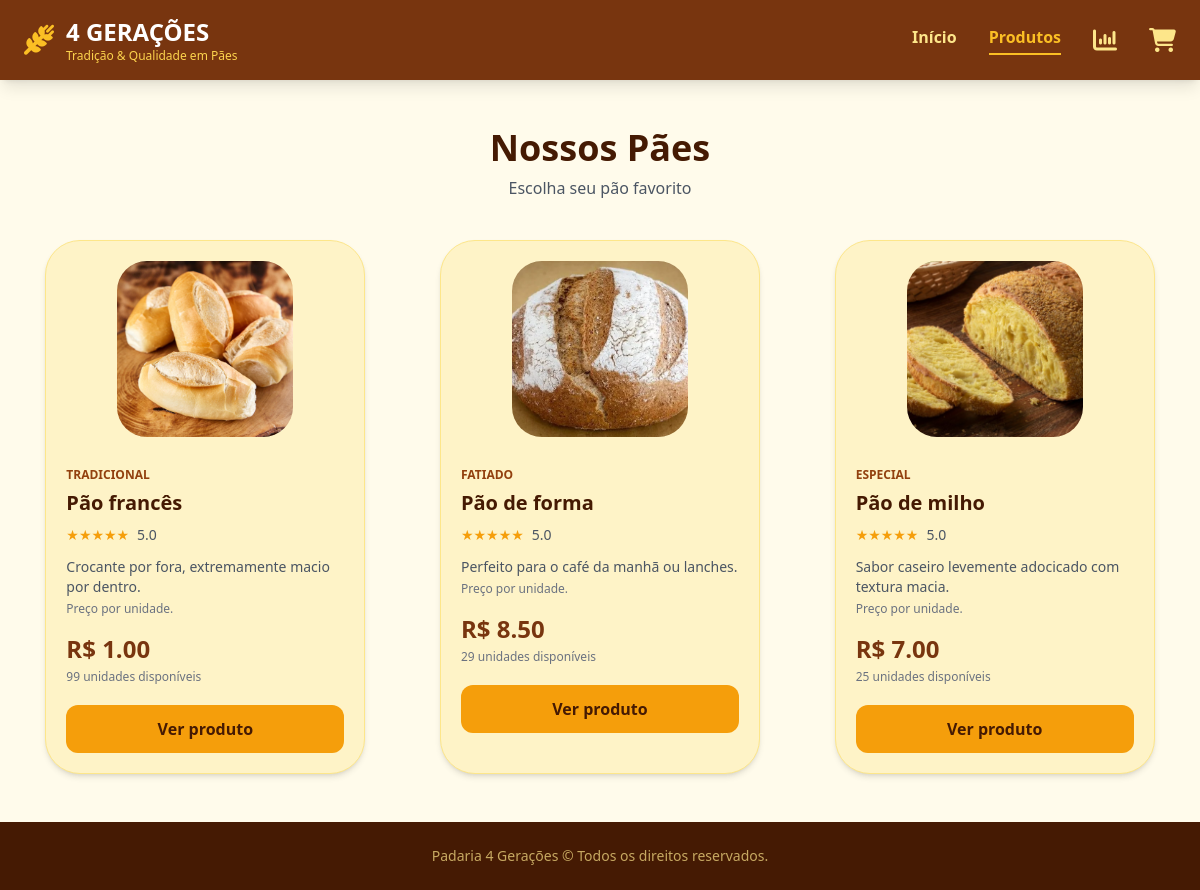
/produtos, run on the app's committed database.
### tables this page shows
CREATE TABLE produtos (
    id INTEGER PRIMARY KEY AUTOINCREMENT,
    nome TEXT NOT NULL,
    preco REAL NOT NULL,
    quantidade INTEGER NOT NULL,
    descricao TEXT,
    categoria TEXT,
    imagem TEXT
, avaliacao REAL DEFAULT 5.0);

### app.py (the view)
@app.route("/produtos")
def produtos():
    conexao = conectar_banco()
    produtos = conexao.execute(
        "SELECT * FROM produtos"
    ).fetchall()
    conexao.close()
    return render_template(
        "produtos.html",
        produtos=produtos
    )

### app.py (called while the page is built)
def conectar_banco():
    conexao = sqlite3.connect("padaria.db")
    conexao.row_factory = sqlite3.Row
    return conexao

### templates/produtos.html (shortened to what this page needs)
<!DOCTYPE html>
<html lang="pt-BR">
<head>
    <script src="https://cdn.tailwindcss.com"></script>
    <link rel="stylesheet"
          href="https://cdnjs.cloudflare.com/ajax/libs/font-awesome/6.4.0/css/all.min.css">
</head>
<body class="bg-amber-50 min-h-screen text-gray-800 flex flex-col">
    <header class="bg-amber-900 text-amber-100 shadow-lg">
        <div class="max-w-7xl mx-auto px-6 py-4 flex justify-between items-center">
            <div class="flex items-center space-x-3">
                <i class="fa-solid fa-wheat-awn text-3xl text-amber-400"></i>
                <div>
                    <h1 class="text-2xl font-extrabold text-white">
                        4 GERAÇÕES
                    </h1>
                    <p class="text-xs text-amber-300">
                        Tradição & Qualidade em Pães
                    </p>
                </div>
            </div>
            <div class="flex items-center gap-8">
                <nav class="hidden md:flex space-x-8 font-semibold">
                    <a href="/"
                       class="text-amber-200 hover:text-white transition">
                        Início
                    </a>
                    <a href="/produtos"
                       class="text-amber-400 border-b-2 border-amber-400 pb-1">
                        Produtos
                    </a>
                </nav>
                <a href="/relatorios"
                   class="text-amber-200 hover:text-amber-400 transition text-2xl"
                   title="Relatórios">
                    <i class="fa-solid fa-chart-column"></i>
                </a>
                <a href="/carrinho"
                   class="text-amber-200 hover:text-amber-400 transition text-2xl"
                   title="Carrinho">
                    <i class="fa-solid fa-cart-shopping"></i>
                </a>
            </div>
        </div>
    </header>
    <main class="max-w-7xl mx-auto px-6 py-12 w-full">
        <div class="text-center mb-10">
            <h2 class="text-4xl font-extrabold text-amber-950">
                Nossos Pães
            </h2>
            <p class="text-gray-600 mt-2">
                Escolha seu pão favorito
            </p>
        </div>
        <div class="grid grid-cols-1 sm:grid-cols-2 lg:grid-cols-3 gap-8 justify-items-center">
            {% for produto in produtos %}
            <a href="/produto/{{ produto['id'] }}"
               class="w-full max-w-xs bg-amber-100 rounded-[35px] p-5 shadow-md border border-amber-200 hover:shadow-xl hover:-translate-y-1 transition duration-300">
                <div class="flex justify-center">
                    {% if produto['id'] == 1 %}
                    <img src="{{ url_for('static', filename='pao-frances.jpg') }}"
                         alt="{{ produto['nome'] }}"
                         class="w-44 h-44 object-cover rounded-[30px]">
                    {% elif produto['id'] == 2 %}
                    <img src="{{ url_for('static', filename='pao-de-forma.webp') }}"
                         alt="{{ produto['nome'] }}"
                         class="w-44 h-44 object-cover rounded-[30px]">
                    {% else %}
                    <img src="{{ url_for('static', filename='pao-de-milho.jpg') }}"
                         alt="{{ produto['nome'] }}"
                         class="w-44 h-44 object-cover rounded-[30px]">
                    {% endif %}
                </div>
                <div class="mt-6">
                    <span class="text-xs font-bold text-amber-800 uppercase">
                        {{ produto['categoria'] }}
                    </span>
                    <h3 class="text-xl font-bold text-amber-950 mt-1">
                        {{ produto['nome'] }}
                    </h3>
                    <div class="mt-2 flex items-center gap-2">
                        <span class="text-amber-500 text-sm">
                            ★★★★★
                        </span>
                        <span class="text-gray-600 text-sm">
                            {{ produto['avaliacao'] }}
                        </span>
                    </div>
                    <p class="text-gray-600 text-sm mt-3">
                        {{ produto['descricao'] }}
                    </p>
                    <p class="text-gray-500 text-xs mt-1">
                        Preço por unidade.
                    </p>
                    <p class="text-2xl font-extrabold text-amber-900 mt-4">
                        R$ {{ "%.2f"|format(produto['preco']) }}
                    </p>
                    <p class="text-gray-500 text-xs mt-1">
                        {{ produto['quantidade'] }} unidades disponíveis
                    </p>
                    <div class="mt-5">
                        <span class="block text-center bg-amber-500 hover:bg-amber-600 text-amber-950 font-bold py-3 rounded-xl transition">
                            Ver produto
                        </span>
                    </div>
                </div>
            </a>
            {% endfor %}
        </div>
    </main>
    <footer class="bg-amber-950 text-amber-200/70 text-center py-6 mt-auto">
        <p class="text-sm">
            Padaria 4 Gerações &copy; Todos os direitos reservados.
        </p>
    </footer>
</body>
</html>

### data on the page
produtos: categoria "TRADICIONAL", nome "Pão francês", avaliacao "5.0", descricao "Crocante por fora, extremamente macio por dentro.", preco "1.00", quantidade "99"
produtos: categoria "FATIADO", nome "Pão de forma", avaliacao "5.0", descricao "Perfeito para o café da manhã ou lanches.", preco "8.50", quantidade "29"
produtos: categoria "ESPECIAL", nome "Pão de milho", avaliacao "5.0", descricao "Sabor caseiro levemente adocicado com textura macia.", preco "7.00", quantidade "25"
